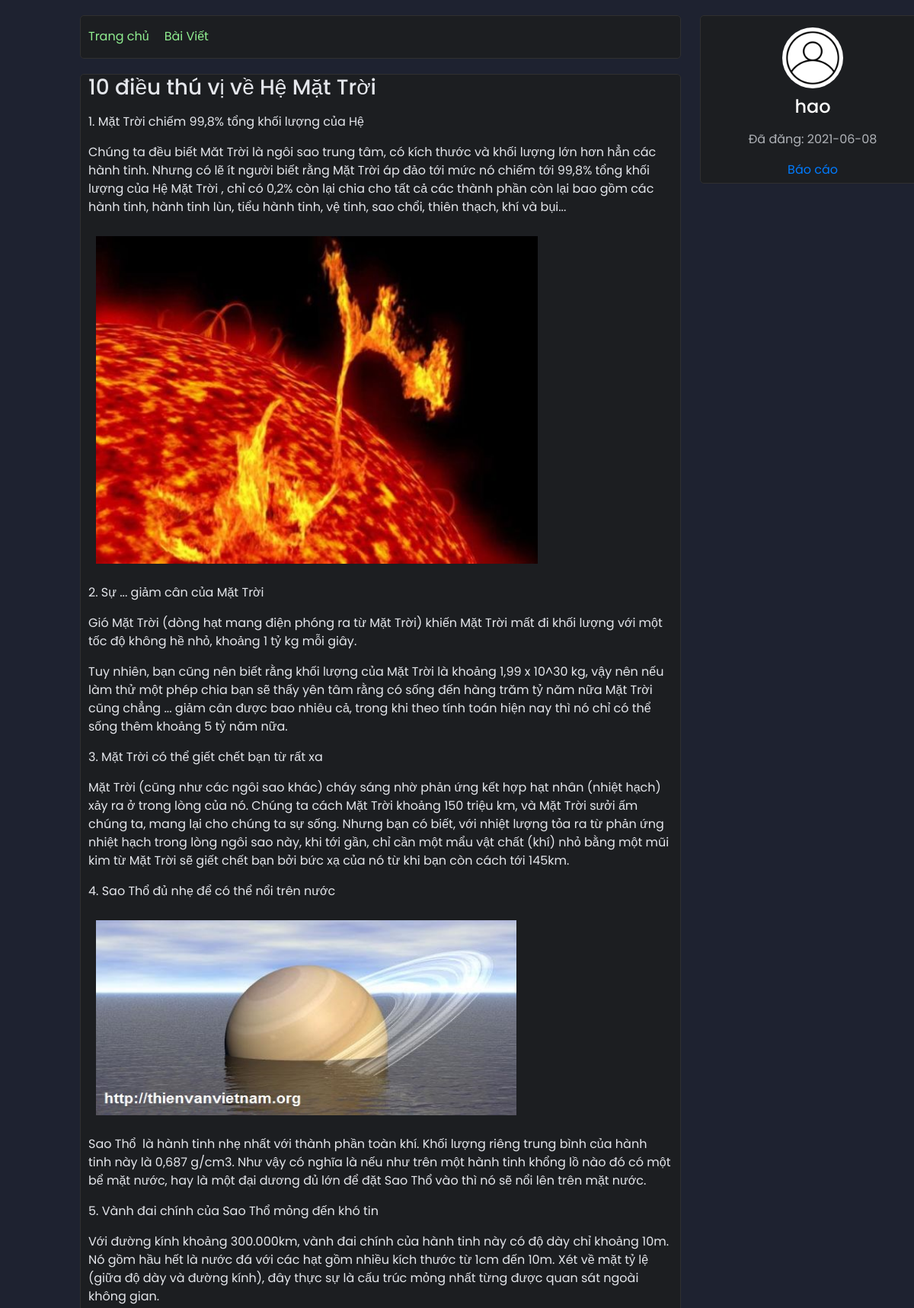
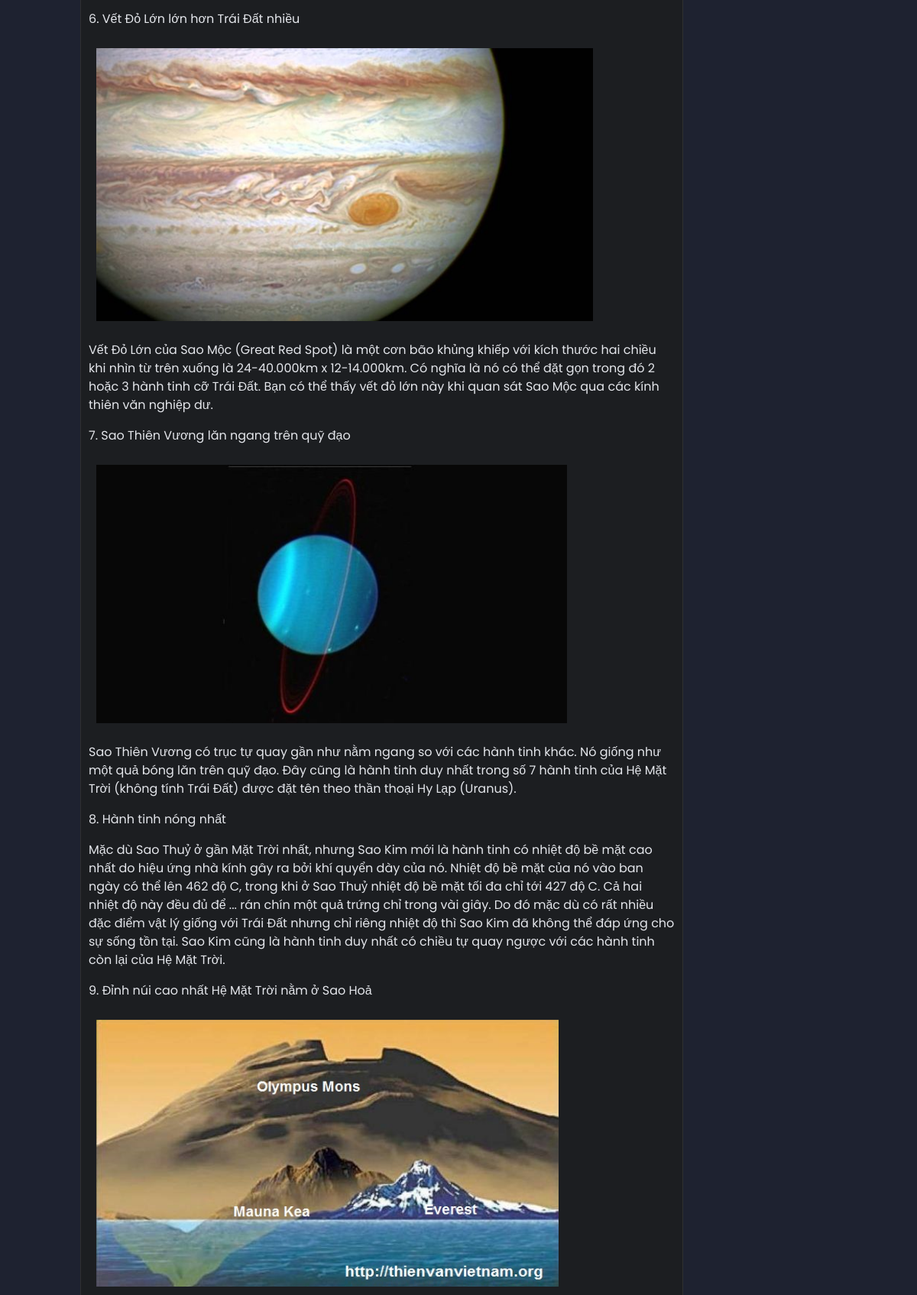
Page /clb/posts.php?post=66 (upper part) on the committed database (2 pictures, top to bottom).
### tables this page shows
CREATE TABLE `post` (
  `post_id` int(11) NOT NULL,
  `user_id` int(11) NOT NULL,
  `post_name` varchar(100) NOT NULL,
  `post_content` text NOT NULL,
  `post_view` int(11) NOT NULL,
  `post_like` int(11) NOT NULL,
  `post_dislike` int(11) NOT NULL,
  `post_type` int(5) NOT NULL,
  `post_date` timestamp NOT NULL DEFAULT current_timestamp(),
  `post_exp_date` datetime NOT NULL,
  `post_stat` int(11) NOT NULL,
  `post_point` double NOT NULL
);

CREATE TABLE `users` (
  `user_id` int(11) NOT NULL,
  `user_name` varchar(50) NOT NULL,
  `password` longtext NOT NULL,
  `user_pic` text NOT NULL,
  `num_post` int(11) NOT NULL,
  `user_point` int(11) NOT NULL,
  `user_rank` int(11) NOT NULL,
  `user_full_name` varchar(30) NOT NULL
);

### clb/posts.php (the view, shortened to what this page needs)
<?php
include ('functions.php');
$conn = new mysqli('localhost', 'root', '', 'csdl_clb');
mysqli_set_charset($conn,'UTF8');
$post_id = $_GET['post'];
	if (isset($_GET['post'])) {
		$get_post =	"SELECT * FROM post WHERE post_id='$post_id'";
		$run_post = mysqli_query($conn,$get_post);
		$row_post = mysqli_fetch_array($run_post);
		$post_user_id = $row_post['user_id'];
		$post_name = $row_post['post_name'];
		$post_content = $row_post['post_content'];
		$post_type = $row_post['post_type'];
		$post_date2 = $row_post['post_date'];
		$get_user = "SELECT * FROM users where user_id = '$post_user_id'";
		$run_user = mysqli_query($conn,$get_user);
		$row_user = mysqli_fetch_array($run_user);
		$user_name = $row_user['user_name'];
	}
 ?>
<!DOCTYPE html>
<html>
<head>
	<link rel="stylesheet" href="https://use.fontawesome.com/releases/v5.11.2/css/all.css">
	<link rel="stylesheet" href="css/style-main.css">
	<link rel="stylesheet" href="jarallax.css">
	<link rel="stylesheet" href="https://cdn.jsdelivr.net/npm/bootstrap@4.6.0/dist/css/bootstrap.min.css">
	<link href="https://cdnjs.cloudflare.com/ajax/libs/animate.css/3.7.2/animate.min.css" rel="stylesheet">
	<link rel="stylesheet" href="https://cdnjs.cloudflare.com/ajax/libs/animate.css/4.1.1/animate.min.css"/>
  	<link rel="stylesheet" type="text/css" href="https://cdnjs.cloudflare.com/ajax/libs/fancybox/3.5.7/jquery.fancybox.css">
</head>
<body>
	<div class="container">
		<div class="show">
			<div class="show-left">
				<div class="show-left-content">
					<div class="left-content-top">
						<div class="first">
						<p><a href="index.php">Trang chủ</a></p>
						<p><a href="content.php">Bài Viết</a></p>
						</div>
					</div>
					<div class="left-content">
						<?php if ($post_type!=2) {
							echo "
						<h3>$post_name</h3>
						<p>$post_content</p>
						<div class='choice'>
						</div>";
						}
						?>
						</div>
					</div>
	</div>
			<div class="show-right">
				<div class="show-right-content">
					<div class="right-content">
						<div id="avatar"></div>
						<?php
						 if (isset($_SESSION['userid'])){
						 if ($user_name == $_SESSION['useruid']) { ?>
							<h4 style="text-align: center;"><a class="user-post" href="account.php"><?php echo "$user_name"; ?></a></h4>
						<?php } else { ?>
						<h4 style="text-align: center;"><a class="user-post" href="user.php?user=<?php echo $post_user_id; ?>"><?php echo "$user_name"; ?></a></h4>
						<?php }
						}else{ ?>
							<h4 style="text-align: center;"><a class="user-post" href="user.php?user=<?php echo $post_user_id; ?>"><?php echo "$user_name"; ?></a></h4>
						<?php
						}
						?>
						<div class="post-date"><p>
							Đã đăng:
								<?php
									$post_date = new DateTime($post_date2);
									echo $post_date->format('Y-m-d');
								?>
							</p>
						</div>
						<div style="margin: auto; text-align: center;">
							<a href="javascript:void(0)" class="report">Báo cáo</a>
						</div>
					</div>
				</div>
		</div>
	</div>
</div>
</body>
</html>

### clb/css/style-main.css (style rules this page uses)
* { margin: 0; padding: 0; box-sizing: border-box; font-family: 'Poppins', sans-serif; }
html { overflow-y: overlay; }
body { background: #111; }
body:before { content: ''; position: fixed; top: 50%; left: 50%; transform: translate(-50%,-50%); font-size: 16em; font-weight: 700; color: transparent; -webkit-text-stroke: 1px #555; }

### rows in the picture
post: post_name "10 điều thú vị về Hệ Mặt Trời", post_content "1. Mặt Trời chiếm 99,8% tổng khối lượng của Hệ Chúng ta đều biết Măt Trời là ngôi sao trung tâm, có kích thước và khối lượng lớn hơn hẳn các hành tinh. Nhưng có lẽ ít người biết rằng Mặt Trời áp đảo tới mức nó chiếm tới 99,8% tổng khối lượng của Hệ Mặt Trời , chỉ có 0,2% còn lại chia cho tất cả các thành phần còn lại bao gồm các hành tinh, hành tinh lùn, tiểu hành tinh, vệ tinh, sao chổi, thiên thạch, khí và bụi... 2. Sự ... giảm cân của Mặt Trời Gió Mặt Trời (dòng hạt mang điện phóng ra từ Mặt Trời) khiến Mặt Trời mất đi khối lượng với một tốc độ không hề nhỏ, khoảng 1 tỷ kg mỗi giây. Tuy nhiên, bạn cũng nên biết rằng khối lượng của Mặt Trời là khoảng 1,99 x 10^30 kg, vậy nên nếu làm thử…", post_content (picture), post_date "2021-06-08"
users: user_name "hao"
